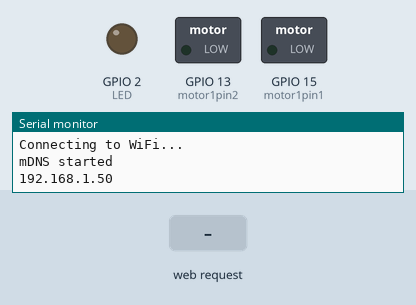
A sketch run on a simulated ESP32. Parts: switched loads named in the sketch (green lamp = pin HIGH), output pins drawn as LEDs (lit = HIGH), the last lines printed to the serial monitor. The inputs (shaded band) are chosen by the test bench. WiFi joins after 1.5 s; servers stay silent unless stated.

Above: at 3.2 s.
3.3 s: HTTP request GET /control?direction=up received
At 4.1 s:
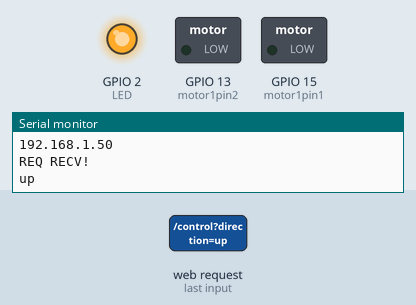
5.8 s: HTTP request GET /control?direction=down received
Timing chart, 0 to 8.8 s (numbered marks = the images above; inputs shaded):
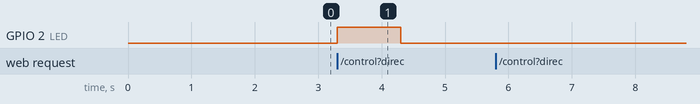

The sketch:

server.ino
```cpp
#include <WiFi.h>
#include <WebServer.h>
#include <ESPmDNS.h>
#define LED 2
#define motor1pin1 A13
#define motor1pin2 A14

const char* ssid = "CICS_Makerspace";
const char* password = "makerspace";
const char* mdns_name = "256FinalProjectCKM"; // change this to your desired mDNS name

WebServer server(80);

void handleRequest() {
  Serial.println("REQ RECV!");
  String direction = server.arg("direction");
  int speed = server.arg("speed").toInt();
  int delay_time = server.arg("delay").toInt() * 1000;
  Serial.println(direction);
  if ((direction == "up") || (direction == "down")) {
    int motorPinHigh = motor1pin1, motorPinLow = motor1pin2;
    if (direction == "up") {
      digitalWrite(2, HIGH);
    } else if (direction == "down") {
      digitalWrite(2, LOW);
      motorPinHigh = motor1pin2, motorPinLow = motor1pin1;
    }
    analogWrite(motorPinLow, 0); // turn off lowering
    analogWrite(motorPinHigh, speed); // turn on lower
    delay(delay_time); // as speed decreases, amount of time speed slot runs for increases
    analogWrite(motorPinHigh, 0);
    delay(1000); // serve no other requests for 1 second
    digitalWrite(2, LOW);
    server.sendHeader("Access-Control-Allow-Origin",  "*");
    server.send(200, "text/plain", "OK");
  }
}

void setup() {
  pinMode(LED, OUTPUT); // set pin 2 as an output

  Serial.begin(9600);
  WiFi.mode(WIFI_STA);
  WiFi.begin(ssid, password);

  while (WiFi.status() != WL_CONNECTED) {
    delay(1000);
    Serial.println("Connecting to WiFi...");
  }

  if (MDNS.begin(mdns_name)) {
    Serial.println("mDNS started");
  }

  server.on("/control", handleRequest);
  server.begin();

  Serial.println(WiFi.localIP());

  pinMode(motor1pin1, OUTPUT);
  pinMode(motor1pin2, OUTPUT);
  analogWrite(motor1pin1, 0);
  analogWrite(motor1pin2, 0);
}

void loop() {
  server.handleClient();
}
```

Measured:
- after the input at 3.3 s, GPIO 2 (LED): LOW → HIGH at once, → LOW 1.0 s later
